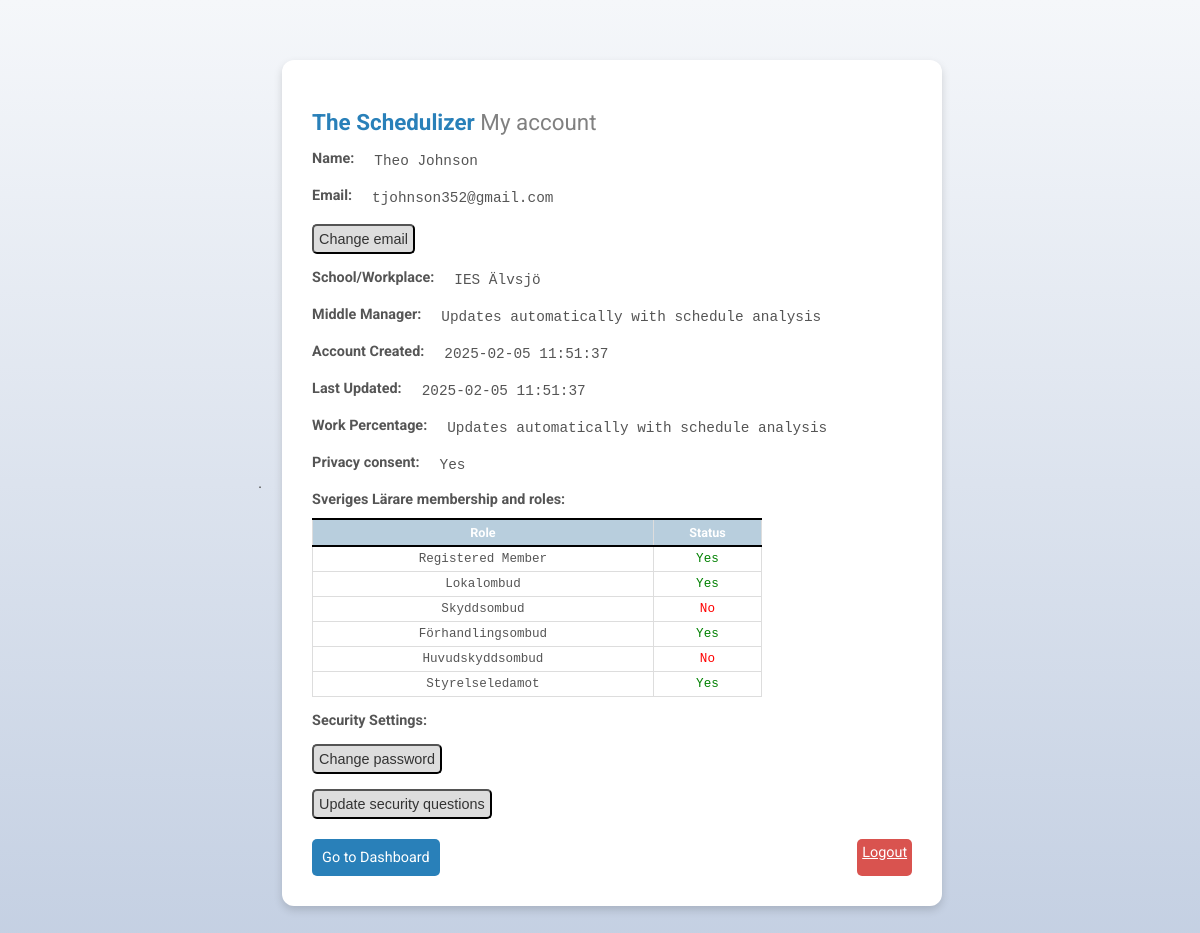
The app's page /account (signed in) with its own data.
### tables this page shows
CREATE TABLE users (
            user_id INTEGER PRIMARY KEY,  -- user_id will match the user_id in user_auth
            first_name TEXT NOT NULL,
            last_name TEXT NOT NULL,
            login_id TEXT UNIQUE NOT NULL,  -- login_id corresponds to the email address
            school_id INTEGER NOT NULL,
            consent BOOLEAN NOT NULL CHECK (consent IN (0, 1)),
            created_at TIMESTAMP DEFAULT CURRENT_TIMESTAMP,
            updated_at TIMESTAMP DEFAULT CURRENT_TIMESTAMP,
            FOREIGN KEY (school_id) REFERENCES schools(school_id)
        );

CREATE TABLE schools (
            school_id INTEGER PRIMARY KEY AUTOINCREMENT,
            school_name TEXT UNIQUE NOT NULL
        );

### blueprints/account.py (the view)
@account_bp.route('/account', methods=['GET'])
def view_account():
    user_id = session.get("user_id")
    if not user_id:
        flash("You must be logged in to access this page.", "error")
        return redirect(url_for("auth_bp.login"))
    user = get_user(user_id)
    if not user:
        flash("User not found.", "error")
        return redirect(url_for("auth_bp.login"))
    security_questions = get_random_security_questions()
    conn = sqlite3.connect("user_data.db")
    cursor = conn.cursor()
    cursor.execute("""
        SELECT security_answer_1, security_answer_2, security_answer_3
        FROM user_auth WHERE user_id = ?
    """, (user_id,))
    security_answers = cursor.fetchone()
    conn.close()
    user["security_answer_1"] = security_answers[0] if security_answers else ""
    user["security_answer_2"] = security_answers[1] if security_answers else ""
    user["security_answer_3"] = security_answers[2] if security_answers else ""
    return render_template("view_my_account.html", user=user, security_questions=security_questions)

### app.py (called while the page is built)
@app.teardown_request
def clear_session(exception=None):
    essential_keys = ['user_id', 'role']  # Add keys you want to keep
    for key in list(session.keys()):
        if key not in essential_keys:
            session.pop(key, None)

### blueprints/authentication.py (called while the page is built)
def get_random_security_questions():
    file_path = "helpers/security_questions.txt"
    try:
        with open(file_path, "r", encoding="utf-8") as file:
            questions = [line.strip() for line in file if line.strip()]
        if len(questions) < 10:
            raise ValueError("Not enough questions in the file to select 10.")
        return random.sample(questions, 10)
    except FileNotFoundError:
        print("Error: Security questions file not found.")
        return []
    except ValueError as e:
        print(f"Error: {e}")
        return []

### templates/view_my_account.html (shortened to what this page needs)
{% extends "base.html" %}
{% block content %}
<div class="account-container">
    <h2 class="account-title">
        The Schedulizer <span>My account</span>
    </h2>
    <div class="input-container" style="display: flex; align-items: center; gap: 10px;">
        <label style="font-weight: bold; margin-right: 10px;">Name:</label>
        <p style="margin: 0;">{{ user.first_name|capitalize }} {{ user.last_name|capitalize }}</p>
    </div>
    <div class="input-container" style="display: flex; align-items: center; gap: 10px;">
        <label style="font-weight: bold; margin-right: 10px;">Email:</label>
        <p style="margin: 0;">{{ user.login_id }}</p>
    </div>
    <div class="input-container">
        <button id="editEmailBtn" class="btn-secondary">Change email</button>
    </div>
    <div class="input-container" style="display: flex; align-items: center; gap: 10px;">
        <label style="font-weight: bold; margin-right: 10px;">School/Workplace:</label>
        <p style="margin: 0;">{{ user.school_name }}</p>
    </div>
    <div class="input-container" style="display: flex; align-items: center; gap: 10px;">
        <label style="font-weight: bold; margin-right: 10px;">Middle Manager:</label>
        <p style="margin: 0;">{{ user.middle_manager }}</p>
    </div>
    <div class="input-container" style="display: flex; align-items: center; gap: 10px;">
        <label style="font-weight: bold; margin-right: 10px;">Account Created:</label>
        <p style="margin: 0;">{{ user.created_at }}</p>
    </div>
    <div class="input-container" style="display: flex; align-items: center; gap: 10px;">
        <label style="font-weight: bold; margin-right: 10px;">Last Updated:</label>
        <p style="margin: 0;">{{ user.updated_at }}</p>
    </div>
    <div class="input-container" style="display: flex; align-items: center; gap: 10px;">
        <label style="font-weight: bold; margin-right: 10px;">Work Percentage:</label>
        <p style="margin: 0;">{{ user.work_percent }}</p>
    </div>
    <div class="input-container" style="display: flex; align-items: center; gap: 10px;">
        <label style="font-weight: bold; margin-right: 10px;">Privacy consent:</label>
        <p style="margin: 0;">{{ user.consent }}</p>
    </div>
    <div class="input-container">
        <label><strong>Sveriges Lärare membership and roles:</strong></label>
        <table class="roles-table">
            <thead>
                <tr>
                    <th>Role</th>
                    <th>Status</th>
                </tr>
            </thead>
            <tbody>
                <tr>
                    <td>Registered Member</td>
                    <td style="color: {{ 'green' if user.sl_member == 'Yes' else 'red' }};">
                        {{ user.sl_member }}
                    </td>
                </tr>
                <tr>
                    <td>Lokalombud</td>
                    <td style="color: {{ 'green' if user.lokalombud == 'Yes' else 'red' }};">
                        {{ user.lokalombud }}
                    </td>
                </tr>
                <tr>
                    <td>Skyddsombud</td>
                    <td style="color: {{ 'green' if user.skyddsombud == 'Yes' else 'red' }};">
                        {{ user.skyddsombud }}
                    </td>
                </tr>
                <tr>
                    <td>Förhandlingsombud</td>
                    <td style="color: {{ 'green' if user.forhandlingsombud == 'Yes' else 'red' }};">
                        {{ user.forhandlingsombud }}
                    </td>
                </tr>
                <tr>
                    <td>Huvudskyddsombud</td>
                    <td style="color: {{ 'green' if user.huvudskyddsombud == 'Yes' else 'red' }};">
                        {{ user.huvudskyddsombud }}
                    </td>
                </tr>
                <tr>
                    <td>Styrelseledamot</td>
                    <td style="color: {{ 'green' if user.styrelseledamot == 'Yes' else 'red' }};">
                        {{ user.styrelseledamot }}
                    </td>
                </tr>
            </tbody>
        </table>
    </div>
        <div class="input-container">
            <label><strong>Security Settings:</strong></label>
        </div>
        <div class="input-container">
            <button id="changePasswordBtn" class="btn-secondary">Change password</button>
        </div>
    <div class="input-container">
        <button id="updateSecurityBtn" class="btn-secondary">Update security questions</button>
    </div>
    <div class="button-container">
        <a href="/dashboard" class="btn-primary">Go to Dashboard</a>
        <a href="/logout" class="btn-secondary logout-btn">Logout</a>
    </div>
</div>
{% endblock %}

### templates/base.html (shortened to what this page needs)
<!DOCTYPE html>
<html lang="en">
<head>
    <link rel="stylesheet" href="https://cdn.jsdelivr.net/npm/sweetalert2@11/dist/sweetalert2.min.css">
</head>
<body>
    <header role="banner">
    </header>
    <main>
        {% block content %}{% endblock %}
    </main>
</body>
</html>

### templates/base.html (style rules this page uses)
table { width: 100%; border-collapse: collapse; font-size: 14px; border: 1px solid #ddd; }
table th { background-color: #f4f4f4; color: #2c3e50; text-align: center; font-weight: 700; padding: 5px; border: 1px solid #ddd; border-bottom: 2px solid black; border-top: 2px solid black; }
table td { padding: 2px; border: 1px solid #ddd; text-align: center; }
.btn-primary { background-color: #2980b9; color: #ffffff; }
.btn-secondary { background-color: #cccccc; color: #2c3e50; }
.button-container { display: flex; justify-content: space-between; margin-top: 20px; }
body { font-family: 'Roboto', sans-serif; color: #555; }

### templates/view_my_account.html (style rules this page uses)
body { background: linear-gradient(to bottom, #f5f7fa, #c3cfe2); display: flex; justify-content: center; align-items: center; margin: 0; padding: 60px; }
.account-container { max-width: 800px; width: 90%; min-width: 600px; background: #fff; padding: 30px; border-radius: 12px; box-shadow: 0 4px 8px rgba(0, 0, 0, 0.15); text-align: left; display: block; margin: 0 auto; }
.account-title { color: #2980b9; font-size: 1.4em; font-weight: bold; margin-bottom: 15px; }
.account-title span { color: gray; font-weight: normal; }
.input-container { margin-bottom: 15px; }
.input-container label { font-weight: bold; font-size: 0.9em; display: block; margin-bottom: 5px; }
.input-container p { font-family: 'Courier New', Courier, monospace; font-size: 0.9em; margin: 0; }
.btn-primary { background-color: #2980b9; color: #ffffff; padding: 10px; font-size: 0.9em; border: none; border-radius: 5px; cursor: pointer; transition: background-color 0.3s ease; text-decoration: none; }
.btn-secondary { background: #ddd; color: #333; padding: 5px; font-size: 0.9em; border-radius: 5px; cursor: pointer; transition: background 0.3s ease; }
.logout-btn { background: #d9534f; color: white; }
.roles-table { width: 75%; margin-top: 10px; border-collapse: collapse; border: 1px solid #ddd; }
.roles-table th { background-color: #b8cedd; color: white; text-align: center; padding: 5px; font-size: 0.9em; }
.roles-table td { padding: 5px 10px; border: 1px solid #ddd; font-family: 'Courier New', Courier, monospace; font-size: 0.9em; text-align: center; }

### records on screen
users: first_name "Theo", last_name "Johnson", login_id "tjohnson352@gmail.com", created_at "2025-02-05 11:51:37", updated_at "2025-02-05 11:51:37"
schools: school_name "IES Älvsjö"

### other values on screen
{{ user.middle_manager }} "Updates automatically with schedule analysis"
{{ user.work_percent }} "Updates automatically with schedule analysis"
{{ user.consent }} "Yes"
{{ user.sl_member }} "Yes"
{{ user.lokalombud }} "Yes"
{{ user.skyddsombud }} "No"
{{ user.forhandlingsombud }} "Yes"
{{ user.huvudskyddsombud }} "No"
{{ user.styrelseledamot }} "Yes"
